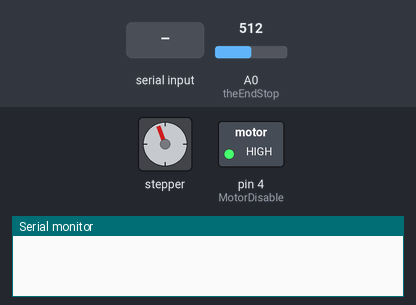
Bench run of a sketch on a simulated Arduino Uno, built with avr-gcc and run on an emulated ATmega328P. On the bench: stepper motor, switched loads named in the sketch (green lamp = pin HIGH), the last lines printed to the serial monitor. The test bench sets the inputs (shaded band); at power-on: A0 (theEndStop) = 512. Stepper angles assume 200 steps per turn.

Above: at 1.5 s.
1.6 s: "i" received over Serial
At 1.89 s:
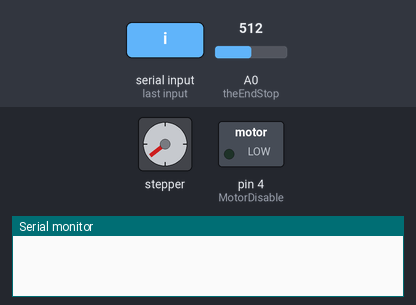
3.2 s: "c" received over Serial
At 4.9 s:
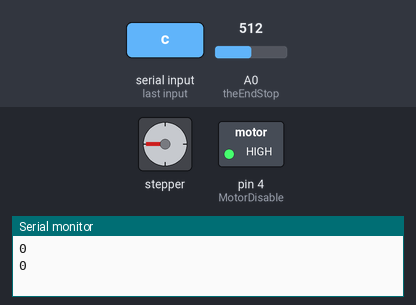
5.6 s: "o" received over Serial
At 7.7 s:
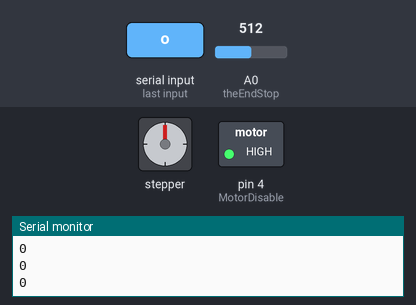
8.0 s: "o" received over Serial
At 9.0 s:
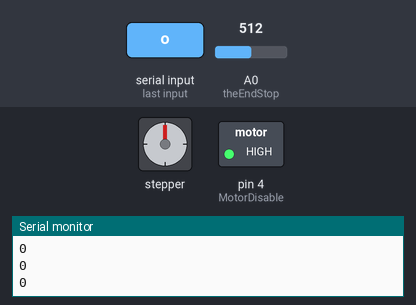
Timing chart, 0 to 10.5 s (numbered marks = the images above; inputs shaded):
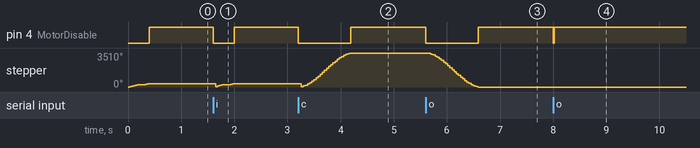

The sketch:

ShutterCD.ino
```cpp
// (licence header left out)
#include <AccelStepper.h>

// Dynamics of the stepper motor
#define TheSpeed 30000.0
#define TheAcceleration 19000.0

// The stepper driver pins
#define STEPPER1_DIR_PIN 3
#define STEPPER1_STEP_PIN 2
#define MotorDisable 4

// Endstop pin
#define theEndStop A0

long long int steps; // motor step position
int count;           // just counter variable

int theMax=1950;     // maximum number of steps
                     // for this particular linear actuator
                     // need to be checked for each new device!

// Define stepper and the pins it will use
AccelStepper stepper1(AccelStepper::DRIVER, STEPPER1_STEP_PIN, STEPPER1_DIR_PIN);


void setup() {
// main setup routine
  // setup Arduino board
  pinMode(MotorDisable, OUTPUT);
  digitalWrite(MotorDisable, HIGH);
  stepper1.setMaxSpeed(TheSpeed);
  stepper1.setAcceleration(TheAcceleration);

  // first things first: set the device to it's initial position:
  shutterInit();

  // start serial communication
  Serial.begin(115200);
  while (!Serial);
}


void closeShutter() {
  digitalWrite(MotorDisable, LOW);
  delay(20);
  stepper1.moveTo(theMax);
  while (stepper1.distanceToGo() != 0) stepper1.run();
  digitalWrite(MotorDisable, HIGH);
}


void openShutter() {
  digitalWrite(MotorDisable, LOW);
  delay(20);
  stepper1.moveTo(0);
  while (stepper1.distanceToGo() != 0) stepper1.run();
  digitalWrite(MotorDisable, HIGH);
}


void shutterInit()
// carriage positioning
// this is what we must start the work with
{
  digitalWrite(MotorDisable, LOW);

  if (hitEndStop()) {
    stepper1.moveTo(stepper1.currentPosition() + 130);
    while (stepper1.distanceToGo() != 0) stepper1.run();
  }

  count=0;
  do {
    stepper1.moveTo(stepper1.currentPosition() - 1);
    while (stepper1.distanceToGo() != 0) stepper1.run();
    count++;
  } while ( not hitEndStop());

  delay(100);
  stepper1.moveTo(stepper1.currentPosition() + 60);
  while (stepper1.distanceToGo() != 0) stepper1.run();
  stepper1.setCurrentPosition(0);
  digitalWrite(MotorDisable, HIGH);
}


boolean hitEndStop() {
// check if the carriage hit the endstop
  delay(8);
  if (analogRead(theEndStop) < 100) {
    return false;
  }
  else {
    return true;
  }
}


void loop() {
  if (Serial.available() > 0 ) {
    char data_in = (char) Serial.read();
    switch (data_in) {
    case '?':  // print identification string
      delay(4);
      Serial.println("ShutterCD");
      break;
    case 'o':  // open shutter
      openShutter();
      Serial.println("0");
      break;
    case 'i':  // shutter init
      shutterInit();
      Serial.println("0");
      break;
    case 'c':  // close shutter
      closeShutter();
      Serial.println("0");
      break;
    default:  // do nothing if other input happens
        break;
    }// end of switch
  }// end of Serial.available
}
```

Measured:
- after the input at 1.6 s, pin 4 (MotorDisable): HIGH → LOW at once, → HIGH 0.40 s later; stepper: turns 304° counter-clockwise in 0.00 s, then 304° clockwise in 0.31 s
- after the input at 3.2 s, pin 4 (MotorDisable): HIGH → LOW at once, → HIGH 0.99 s later; stepper: turns 304° counter-clockwise in 0.00 s, then 3474° clockwise in 0.89 s
- after the input at 5.6 s, pin 4 (MotorDisable): HIGH → LOW at once, → HIGH 0.99 s later; stepper: turns 3510° counter-clockwise in 0.93 s, starting after 0.06 s
- after the input at 8.0 s, pin 4 (MotorDisable): HIGH → LOW at once, → HIGH 0.02 s later
